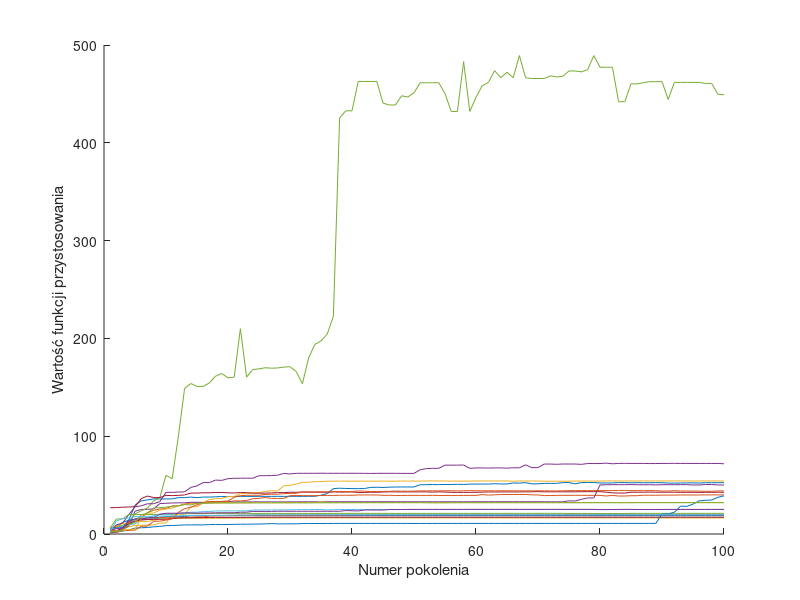
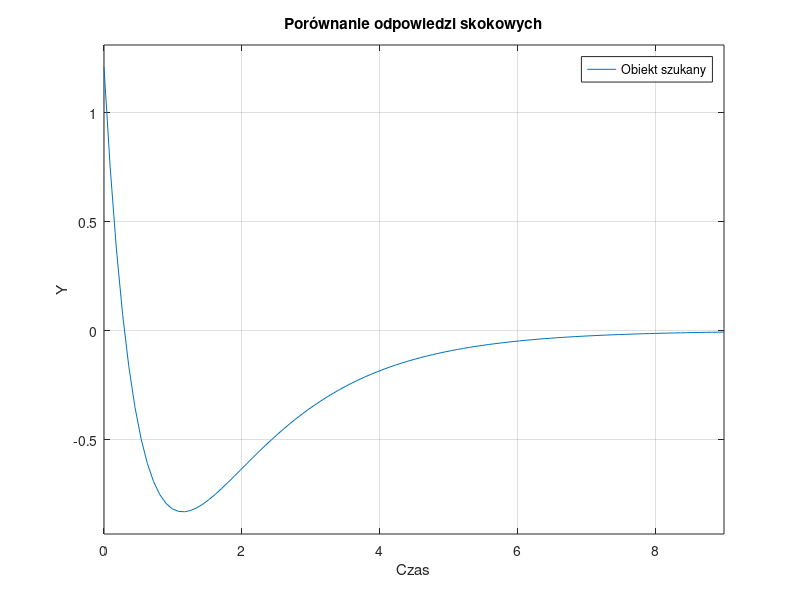
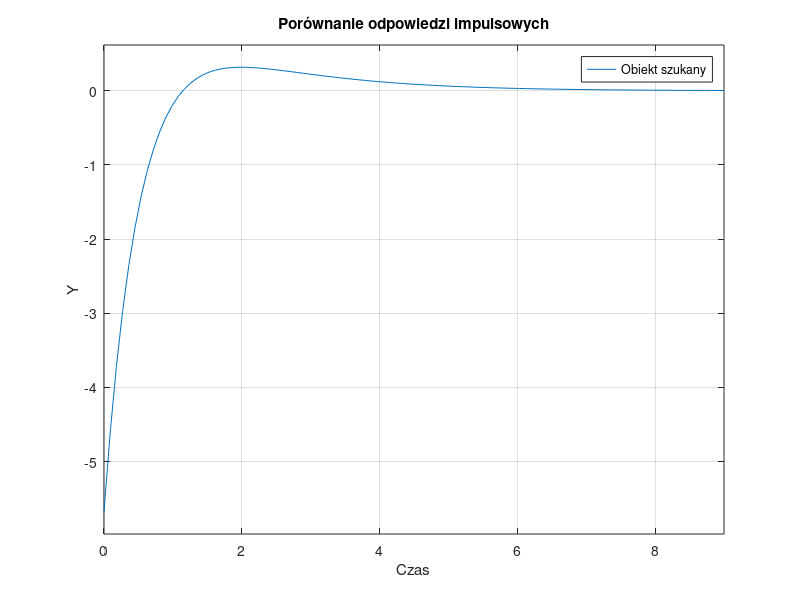
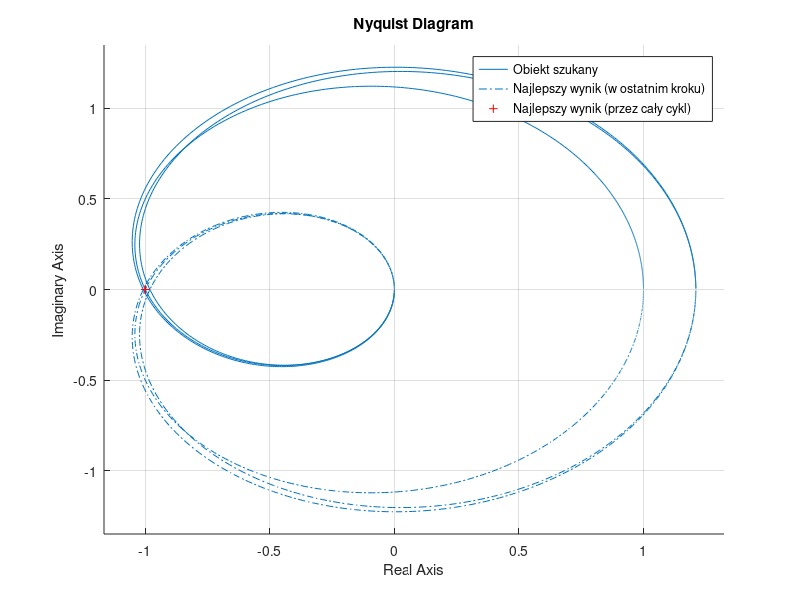

Write MATLAB code to recreate these figures, in order.
close all
clear all
clc

load("data6")

% system szukany
sysW = tf([1 -2 0], [1 2 1]);

% najlepszy z ostatniego pokolenia
[x, y] = max(best(100,:));
a = bests(100,:,y);
sysA = tf([a(1) a(2) a(3)], [1 a(4) a(5)]);

% % najlepszy z cyklu
[x1, y1] = max(best(:,:));
[x2, y2] = max(x1);
b = bests(y1(y2),:,y2);
sysB = tf([b(1) b(2) b(3)], [1 b(4) b(5)]);

syss = [a(1) a(2) a(3) a(4) a(5); b(1) b(2) b(3) b(4) b(5)]';

% statystyka
[x, y__] = min(1./best);
xavg = round(mean(x)*1000000)/1000000;
xmed = round(median(x)*1000000)/1000000;
xvar = round(var(x)*1000000)/1000000;
[xavg xmed xvar];

% wykresy
fig = figure(1);
hold on
for i = 1:S
    plot(best(:,i))
end
hold off
ylabel("Wartość funkcji przystosowania")
xlabel("Numer pokolenia")
saveas(fig, 'fig1.png')

fig = figure(2);
hold on
step(sysW)
step(sysA)
step(sysB)
hold off
title("Porównanie odpowiedzi skokowych")
xlabel("Czas")
ylabel("Y")
legend('Obiekt szukany', 'Najlepszy wynik (w ostatnim kroku)', 'Najlepszy wynik (przez cały cykl)')
saveas(fig, 'fig2.png')

fig = figure(3);
hold on
impulse(sysW)
impulse(sysA)
impulse(sysB)
hold off
title("Porównanie odpowiedzi impulsowych")
xlabel("Czas")
ylabel("Y")
legend('Obiekt szukany', 'Najlepszy wynik (w ostatnim kroku)', 'Najlepszy wynik (przez cały cykl)')
saveas(fig, 'fig3.png')

fig = figure(4);
hold on
nyquist(sysW)
nyquist(sysA)
nyquist(sysB)
legend('Obiekt szukany', 'Najlepszy wynik (w ostatnim kroku)', 'Najlepszy wynik (przez cały cykl)')
hold off
saveas(fig, 'fig4.png')

fig = figure(5);
hold on
bode(sysW)
bode(sysA)
bode(sysB)
legend('Obiekt szukany', 'Najlepszy wynik (w ostatnim kroku)', 'Najlepszy wynik (przez cały cykl)')
hold off
saveas(fig, 'fig5.png')